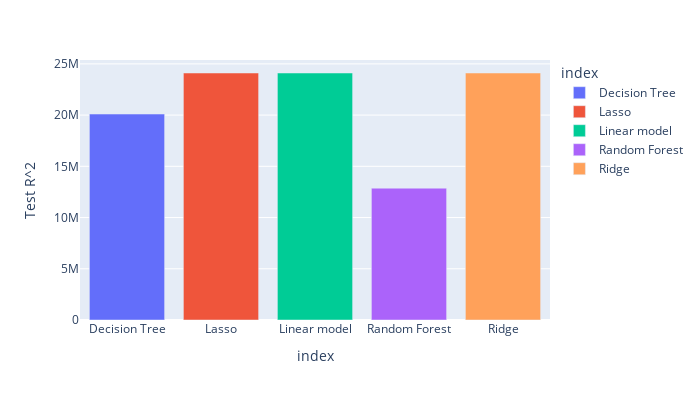

Write notebook code for a chart like this one.
### Code cell
px.bar(Model_Performance4, y =Model_Performance4['Test R^2'],
       color = Model_Performance4.index, width =700, height=400)

### Figure 1 — Plotly figure (JSON) as saved in the notebook; plotly's stock layout.template omitted (floating-point values rounded to 4 significant figures)
{"data": [{"alignmentgroup": "True", "hovertemplate": "index=%{x}<br>Test R^2=%{y}<extra></extra>", "legendgroup": "Decision Tree", "marker": {"color": "#636efa", "pattern": {"shape": ""}}, "name": "Decision Tree", "offsetgroup": "Decision Tree", "orientation": "v", "showlegend": true, "textposition": "auto", "type": "bar", "x": ["Decision Tree"], "xaxis": "x", "y": [20100000.0], "yaxis": "y"}, {"alignmentgroup": "True", "hovertemplate": "index=%{x}<br>Test R^2=%{y}<extra></extra>", "legendgroup": "Lasso", "marker": {"color": "#EF553B", "pattern": {"shape": ""}}, "name": "Lasso", "offsetgroup": "Lasso", "orientation": "v", "showlegend": true, "textposition": "auto", "type": "bar", "x": ["Lasso"], "xaxis": "x", "y": [24110000.0], "yaxis": "y"}, {"alignmentgroup": "True", "hovertemplate": "index=%{x}<br>Test R^2=%{y}<extra></extra>", "legendgroup": "Linear model", "marker": {"color": "#00cc96", "pattern": {"shape": ""}}, "name": "Linear model", "offsetgroup": "Linear model", "orientation": "v", "showlegend": true, "textposition": "auto", "type": "bar", "x": ["Linear model"], "xaxis": "x", "y": [24110000.0], "yaxis": "y"}, {"alignmentgroup": "True", "hovertemplate": "index=%{x}<br>Test R^2=%{y}<extra></extra>", "legendgroup": "Random Forest", "marker": {"color": "#ab63fa", "pattern": {"shape": ""}}, "name": "Random Forest", "offsetgroup": "Random Forest", "orientation": "v", "showlegend": true, "textposition": "auto", "type": "bar", "x": ["Random Forest"], "xaxis": "x", "y": [12870000.0], "yaxis": "y"}, {"alignmentgroup": "True", "hovertemplate": "index=%{x}<br>Test R^2=%{y}<extra></extra>", "legendgroup": "Ridge", "marker": {"color": "#FFA15A", "pattern": {"shape": ""}}, "name": "Ridge", "offsetgroup": "Ridge", "orientation": "v", "showlegend": true, "textposition": "auto", "type": "bar", "x": ["Ridge"], "xaxis": "x", "y": [24110000.0], "yaxis": "y"}], "layout": {"barmode": "relative", "height": 400, "legend": {"title": {"text": "index"}, "tracegroupgap": 0}, "margin": {"t": 60}, "width": 700, "xaxis": {"anchor": "y", "categoryarray": ["Decision Tree", "Lasso", "Linear model", "Random Forest", "Ridge"], "categoryorder": "array", "domain": [0, 1], "title": {"text": "index"}}, "yaxis": {"anchor": "x", "domain": [0, 1], "title": {"text": "Test R^2"}}}}
